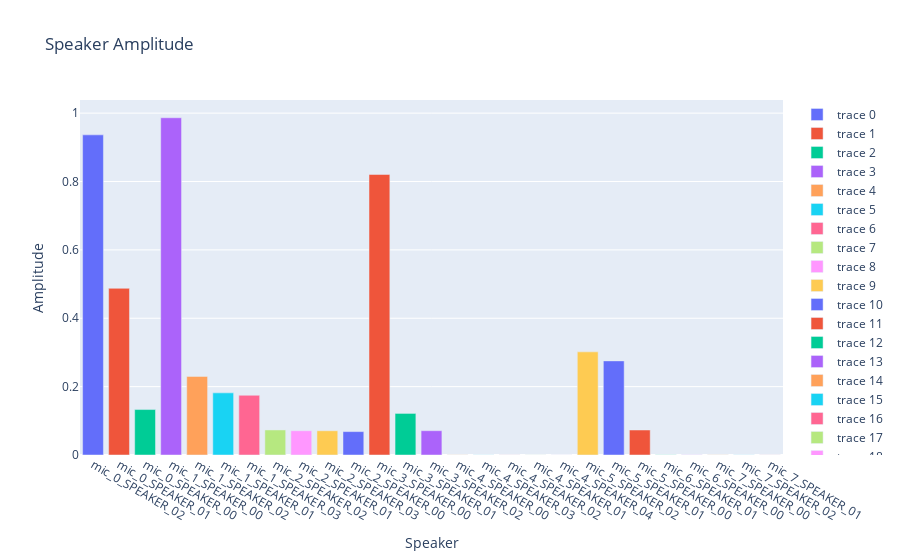

This figure's notebook cell:
### Code cell
all_max_amplitude = []

for i in range(audio.shape[0]):


    sr = 16000

    current_diar = all_diars[i]

    current_mic = audio[i]

    # current_mic = einops.rearrange(current_mic, "a b c -> b (a c)")

    # current_mic = einops.rearrange(current_mic, "a b -> (a b)")

    

    current_speaker_max_amplitude = {}

    for turn, _, speaker in current_diar.itertracks(yield_label=True):
            
            start = int(turn.start * sr)
    
            end = int(turn.end * sr)

    
            segment = current_mic[start:end]
    
            segment = np.array(segment)
    
            max_amplitude = np.max(np.abs(segment))
    
            if speaker not in current_speaker_max_amplitude:
    
                current_speaker_max_amplitude[speaker] = 0
    
            current_speaker_max_amplitude[speaker] = max(max_amplitude,current_speaker_max_amplitude[speaker])

    current_speaker_max_amplitude = dict(sorted(current_speaker_max_amplitude.items(), key=lambda item: item[1], reverse=True))

    all_max_amplitude.append(current_speaker_max_amplitude)

print(all_max_amplitude)

#get centroids


#plot histrograms for each run 
import plotly.graph_objects as go

fig = go.Figure()

for i in range(len(all_max_amplitude)):
    current_max_amplitude = all_max_amplitude[i]
    for speaker, amplitude in current_max_amplitude.items():
        fig.add_trace(go.Bar(x=[
            f"mic_{i}_{speaker}"], y=[amplitude]))
        
fig.update_layout(yaxis_title="Amplitude", xaxis_title="Speaker", title="Speaker Amplitude")

fig.show()

### Figure 1 — Plotly figure (JSON) as saved in the notebook; plotly's stock layout.template omitted (floating-point values rounded to 4 significant figures)
{"data": [{"type": "bar", "x": ["mic_0_SPEAKER_02"], "y": [0.9364]}, {"type": "bar", "x": ["mic_0_SPEAKER_01"], "y": [0.4876]}, {"type": "bar", "x": ["mic_0_SPEAKER_00"], "y": [0.1329]}, {"type": "bar", "x": ["mic_1_SPEAKER_00"], "y": [0.9865]}, {"type": "bar", "x": ["mic_1_SPEAKER_02"], "y": [0.2299]}, {"type": "bar", "x": ["mic_1_SPEAKER_01"], "y": [0.1817]}, {"type": "bar", "x": ["mic_1_SPEAKER_03"], "y": [0.1747]}, {"type": "bar", "x": ["mic_2_SPEAKER_02"], "y": [0.07326]}, {"type": "bar", "x": ["mic_2_SPEAKER_01"], "y": [0.0709]}, {"type": "bar", "x": ["mic_2_SPEAKER_03"], "y": [0.0709]}, {"type": "bar", "x": ["mic_2_SPEAKER_00"], "y": [0.06845]}, {"type": "bar", "x": ["mic_3_SPEAKER_00"], "y": [0.8206]}, {"type": "bar", "x": ["mic_3_SPEAKER_01"], "y": [0.1216]}, {"type": "bar", "x": ["mic_3_SPEAKER_02"], "y": [0.07107]}, {"type": "bar", "x": ["mic_4_SPEAKER_00"], "y": [0.0003477]}, {"type": "bar", "x": ["mic_4_SPEAKER_03"], "y": [0.000293]}, {"type": "bar", "x": ["mic_4_SPEAKER_02"], "y": [0.000246]}, {"type": "bar", "x": ["mic_4_SPEAKER_01"], "y": [0.0001668]}, {"type": "bar", "x": ["mic_4_SPEAKER_04"], "y": [0.0001608]}, {"type": "bar", "x": ["mic_5_SPEAKER_02"], "y": [0.3017]}, {"type": "bar", "x": ["mic_5_SPEAKER_01"], "y": [0.2753]}, {"type": "bar", "x": ["mic_5_SPEAKER_00"], "y": [0.07312]}, {"type": "bar", "x": ["mic_6_SPEAKER_01"], "y": [0.0004425]}, {"type": "bar", "x": ["mic_6_SPEAKER_00"], "y": [0.0004057]}, {"type": "bar", "x": ["mic_7_SPEAKER_00"], "y": [0.0003901]}, {"type": "bar", "x": ["mic_7_SPEAKER_02"], "y": [0.0003307]}, {"type": "bar", "x": ["mic_7_SPEAKER_01"], "y": [0.0002564]}], "layout": {"title": {"text": "Speaker Amplitude"}, "xaxis": {"title": {"text": "Speaker"}}, "yaxis": {"title": {"text": "Amplitude"}}}}
